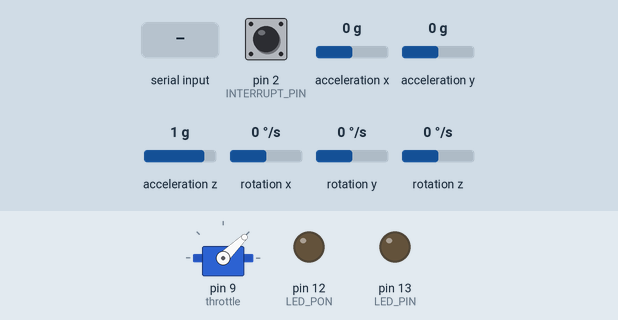
Recording of a sketch running on a simulated Arduino Uno, built with avr-gcc and run on an emulated ATmega328P. Parts: servo, output pins drawn as LEDs (lit = HIGH). Dashed ring = blinking. The inputs (shaded band) are chosen by the test bench; at power-on: acceleration x 0 g, acceleration z 1 g, pin 2 (INTERRUPT_PIN) LOW, acceleration y 0 g, rotation x 0 °/s, rotation y 0 °/s, rotation z 0 °/s. The sensor or clock chip raises its interrupt line as the real part does; what the sketch prints to the serial monitor is not drawn.

Above: at 1.7 s.
1.8 s: "1\n" received over Serial
At 2.5 s:
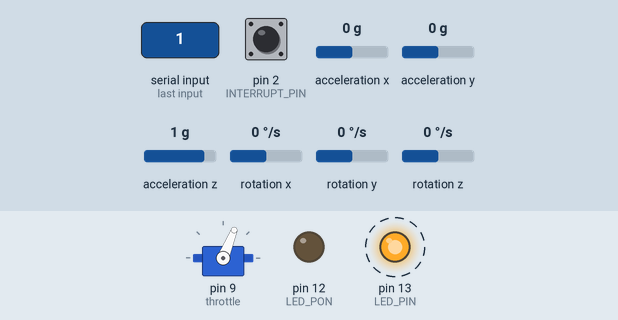
4.8 s: acceleration x set to -1.4 g
At 5.49 s:
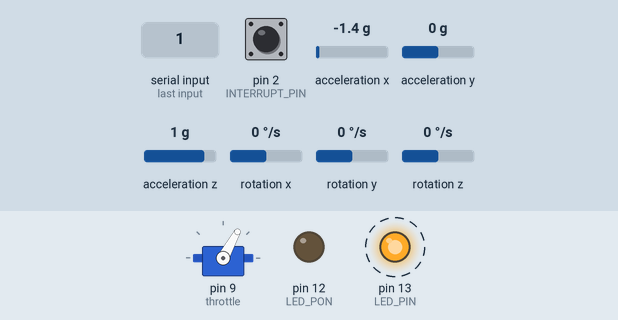
7.8 s: acceleration z set to 0 g
At 8.49 s:
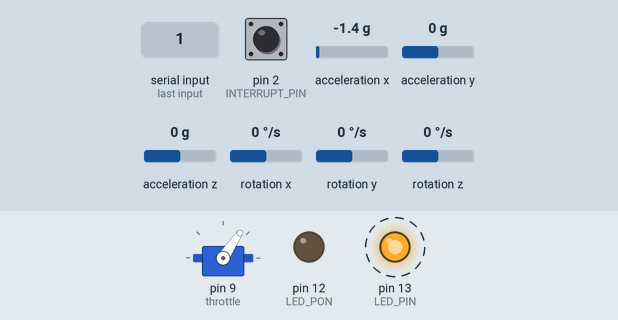
10.8 s: acceleration x set to 0.8 g
At 11.55 s:
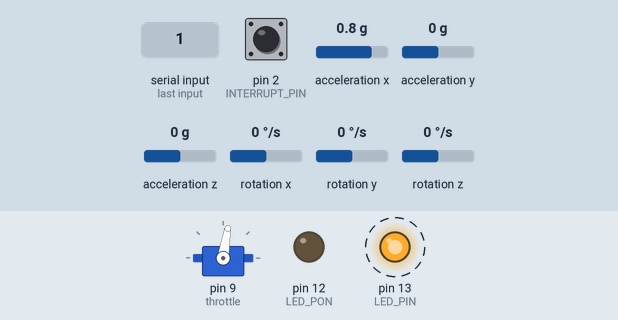
13.8 s: acceleration x set to -0.8 g
At 14.24 s:
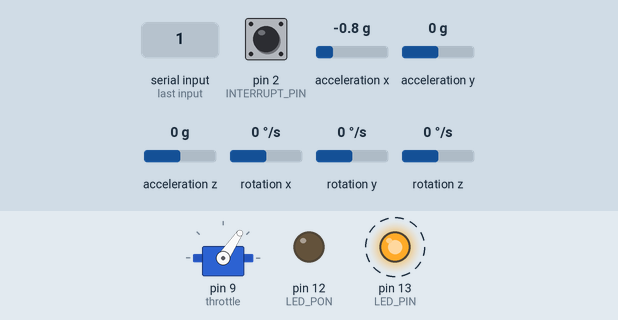
16.8 s: acceleration x set to 0 g
At 17.63 s:
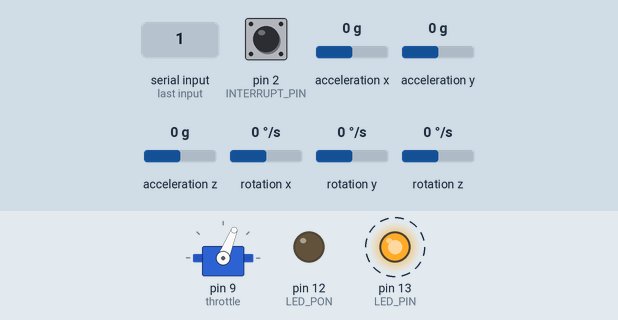
Timing chart, 0 to 20.8 s (numbered marks = the images above; inputs shaded):
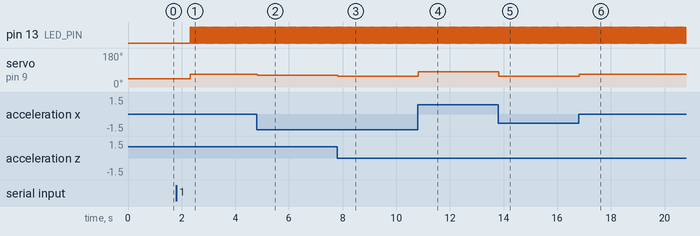

Measured:
- after the input at 1.8 s, pin 13 (LED_PIN): alternates HIGH for 0.01 s and LOW for 0.01 s, starting after 0.52 s; servo on pin 9 (throttle): 44° → 68° after 0.51 s
- after the input at 4.8 s, servo on pin 9 (throttle): 68° → 61° at once
- after the input at 7.8 s, servo on pin 9 (throttle): 61° → 56° at once
- after the input at 10.8 s, servo on pin 9 (throttle): 56° → 81° at once
- after the input at 13.8 s, servo on pin 9 (throttle): 81° → 56° at once
- after the input at 16.8 s, servo on pin 9 (throttle): 56° → 68° at once

The sketch:

R3.2.20gyro_moter_control.ino
```cpp
// I2Cdev and MPU6050 must be installed as libraries, or else the .cpp/.h files
// for both classes must be in the include path of your project
#include "I2Cdev.h"

#include "MPU6050_6Axis_MotionApps20.h"
//#include "MPU6050.h" // not necessary if using MotionApps include file

// Arduino Wire library is required if I2Cdev I2CDEV_ARDUINO_WIRE implementation
// is used in I2Cdev.h
#if I2CDEV_IMPLEMENTATION == I2CDEV_ARDUINO_WIRE
    #include "Wire.h"
#endif

// class default I2C address is 0x68
// specific I2C addresses may be passed as a parameter here
// AD0 low = 0x68 (default for SparkFun breakout and InvenSense evaluation board)
// AD0 high = 0x69
MPU6050 mpu;
//MPU6050 mpu(0x69); // <-- use for AD0 high


// uncomment "OUTPUT_READABLE_QUATERNION" if you want to see the actual
// quaternion components in a [w, x, y, z] format (not best for parsing
// on a remote host such as Processing or something though)
//#define OUTPUT_READABLE_QUATERNION

// uncomment "OUTPUT_READABLE_EULER" if you want to see Euler angles
// (in degrees) calculated from the quaternions coming from the FIFO.
// Note that Euler angles suffer from gimbal lock (for more info, see
// http://en.wikipedia.org/wiki/Gimbal_lock)
//#define OUTPUT_READABLE_EULER

// uncomment "OUTPUT_READABLE_YAWPITCHROLL" if you want to see the yaw/
// pitch/roll angles (in degrees) calculated from the quaternions coming
// from the FIFO. Note this also requires gravity vector calculations.
// Also note that yaw/pitch/roll angles suffer from gimbal lock (for
// more info, see: http://en.wikipedia.org/wiki/Gimbal_lock)
#define OUTPUT_READABLE_YAWPITCHROLL

// uncomment "OUTPUT_READABLE_REALACCEL" if you want to see acceleration
// components with gravity removed. This acceleration reference frame is
// not compensated for orientation, so +X is always +X according to the
// sensor, just without the effects of gravity. If you want acceleration
// compensated for orientation, us OUTPUT_READABLE_WORLDACCEL instead.
//#define OUTPUT_READABLE_REALACCEL

// uncomment "OUTPUT_READABLE_WORLDACCEL" if you want to see acceleration
// components with gravity removed and adjusted for the world frame of
// reference (yaw is relative to initial orientation, since no magnetometer
// is present in this case). Could be quite handy in some cases.
//#define OUTPUT_READABLE_WORLDACCEL

// uncomment "OUTPUT_TEAPOT" if you want output that matches the
// format used for the InvenSense teapot demo
//#define OUTPUT_TEAPOT


#define INTERRUPT_PIN 2  // use pin 2 on Arduino Uno & most boards
#define LED_PIN 13 // (Arduino is 13, Teensy is 11, Teensy++ is 6)
#define LED_PON 12
bool blinkState = false;

// MPU control/status vars
bool dmpReady = false;  // set true if DMP init was successful
uint8_t mpuIntStatus;   // holds actual interrupt status byte from MPU
uint8_t devStatus;      // return status after each device operation (0 = success, !0 = error)
uint16_t packetSize;    // expected DMP packet size (default is 42 bytes)
uint16_t fifoCount;     // count of all bytes currently in FIFO
uint8_t fifoBuffer[64]; // FIFO storage buffer

// orientation/motion vars
Quaternion q;           // [w, x, y, z]         quaternion container
VectorInt16 aa;         // [x, y, z]            accel sensor measurements
VectorInt16 aaReal;     // [x, y, z]            gravity-free accel sensor measurements
VectorInt16 aaWorld;    // [x, y, z]            world-frame accel sensor measurements
VectorFloat gravity;    // [x, y, z]            gravity vector
float euler[3];         // [psi, theta, phi]    Euler angle container
float ypr[3];           // [yaw, pitch, roll]   yaw/pitch/roll container and gravity vector

// packet structure for InvenSense teapot demo
uint8_t teapotPacket[14] = { '$', 0x02, 0,0, 0,0, 0,0, 0,0, 0x00, 0x00, '\r', '\n' };


// ================================================================
// ===               INTERRUPT DETECTION ROUTINE                ===
// ================================================================

volatile bool mpuInterrupt = false;     // indicates whether MPU interrupt pin has gone high
void dmpDataReady() {
    mpuInterrupt = true;
}

#include <Servo.h>
const int throttle_set = 2000;//最大回転数時のPWM幅
const int throttle_low = 1000;//ESCの最小のPWM幅（800us以上じゃないと認識しない）
Servo throttle;
int level;

// ================================================================
// ===                      INITIAL SETUP                       ===
// ================================================================


void setup() {

  //モーターのセットアップ
  throttle.attach(9);//arduinoの9番ピンに接続

  level = throttle_low;//スロットルを最小に設定
  throttle.writeMicroseconds(level);//PWMを初期化
  delay(800);//ESCの初期化(500ms以下だと初期化できない)


    // join I2C bus (I2Cdev library doesn't do this automatically)
    #if I2CDEV_IMPLEMENTATION == I2CDEV_ARDUINO_WIRE
        Wire.begin();
        Wire.setClock(400000); // 400kHz I2C clock. Comment this line if having compilation difficulties
    #elif I2CDEV_IMPLEMENTATION == I2CDEV_BUILTIN_FASTWIRE
        Fastwire::setup(400, true);
    #endif

    // initialize serial communication
    // (115200 chosen because it is required for Teapot Demo output, but it's
    // really up to you depending on your project)
    Serial.begin(115200);
    while (!Serial); // wait for Leonardo enumeration, others continue immediately

    // NOTE: 8MHz or slower host processors, like the Teensy @ 3.3V or Arduino
    // Pro Mini running at 3.3V, cannot handle this baud rate reliably due to
    // the baud timing being too misaligned with processor ticks. You must use
    // 38400 or slower in these cases, or use some kind of external separate
    // crystal solution for the UART timer.

    // initialize device
    Serial.println(F("Initializing I2C devices..."));
    mpu.initialize();
    pinMode(INTERRUPT_PIN, INPUT);

    // verify connection
    Serial.println(F("Testing device connections..."));
    Serial.println(mpu.testConnection() ? F("MPU6050 connection successful") : F("MPU6050 connection failed"));

    // wait for ready
    Serial.println(F("\nSend any character to begin DMP programming and demo: "));
    while (Serial.available() && Serial.read()); // empty buffer
    while (!Serial.available());                 // wait for data
    while (Serial.available() && Serial.read()); // empty buffer again

    // load and configure the DMP
    Serial.println(F("Initializing DMP..."));
    devStatus = mpu.dmpInitialize();

    // supply your own gyro offsets here, scaled for min sensitivity
    mpu.setXGyroOffset(220);
    mpu.setYGyroOffset(76);
    mpu.setZGyroOffset(-85);
    mpu.setZAccelOffset(1788); // 1688 factory default for my test chip

    // make sure it worked (returns 0 if so)
    if (devStatus == 0) {
        // Calibration Time: generate offsets and calibrate our MPU6050
        mpu.CalibrateAccel(6);
        mpu.CalibrateGyro(6);
        mpu.PrintActiveOffsets();
        // turn on the DMP, now that it's ready
        Serial.println(F("Enabling DMP..."));
        mpu.setDMPEnabled(true);

        // enable Arduino interrupt detection
        Serial.print(F("Enabling interrupt detection (Arduino external interrupt "));
        Serial.print(digitalPinToInterrupt(INTERRUPT_PIN));
        Serial.println(F(")..."));
        attachInterrupt(digitalPinToInterrupt(INTERRUPT_PIN), dmpDataReady, RISING);
        mpuIntStatus = mpu.getIntStatus();

        // set our DMP Ready flag so the main loop() function knows it's okay to use it
        Serial.println(F("DMP ready! Waiting for first interrupt..."));
        dmpReady = true;

        // get expected DMP packet size for later comparison
        packetSize = mpu.dmpGetFIFOPacketSize();
    } else {
        // ERROR!
        // 1 = initial memory load failed
        // 2 = DMP configuration updates failed
        // (if it's going to break, usually the code will be 1)
        Serial.print(F("DMP Initialization failed (code "));
        Serial.print(devStatus);
        Serial.println(F(")"));
    }

    // configure LED for output
    pinMode(LED_PIN, OUTPUT);
    pinMode(LED_PON, OUTPUT);
}


// ================================================================
// ===                    MAIN PROGRAM LOOP                     ===
// ================================================================

void loop() {
    // if programming failed, don't try to do anything
    if (!dmpReady) return;
    // read a packet from FIFO
    if (mpu.dmpGetCurrentFIFOPacket(fifoBuffer)) { // Get the Latest packet
        #ifdef OUTPUT_READABLE_QUATERNION
            // display quaternion values in easy matrix form: w x y z
            mpu.dmpGetQuaternion(&q, fifoBuffer);
            Serial.print("quat\t");
            Serial.print(q.w);
            Serial.print("\t");
            Serial.print(q.x);
            Serial.print("\t");
            Serial.print(q.y);
            Serial.print("\t");
            Serial.println(q.z);
        #endif

        #ifdef OUTPUT_READABLE_EULER
            // display Euler angles in degrees
            mpu.dmpGetQuaternion(&q, fifoBuffer);
            mpu.dmpGetEuler(euler, &q);
            Serial.print("euler\t");
            Serial.print(euler[0] * 180/M_PI);
            Serial.print("\t");
            Serial.print(euler[1] * 180/M_PI);
            Serial.print("\t");
            Serial.println(euler[2] * 180/M_PI);
        #endif

        #ifdef OUTPUT_READABLE_YAWPITCHROLL
            // display Euler angles in degrees
            mpu.dmpGetQuaternion(&q, fifoBuffer);
            mpu.dmpGetGravity(&gravity, &q);
            mpu.dmpGetYawPitchRoll(ypr, &q, &gravity);
            Serial.print("pitch\t");
            int pitch = ypr[1] * 180/M_PI;
            Serial.print(pitch);
            Serial.println("\t");
            int val = map(pitch, -180, 180, 1000, 1500);
            Serial.println(val);
            throttle.writeMicroseconds(val);
            delay(5);

        #endif

        #ifdef OUTPUT_READABLE_REALACCEL
            // display real acceleration, adjusted to remove gravity
            mpu.dmpGetQuaternion(&q, fifoBuffer);
            mpu.dmpGetAccel(&aa, fifoBuffer);
            mpu.dmpGetGravity(&gravity, &q);
            mpu.dmpGetLinearAccel(&aaReal, &aa, &gravity);
            Serial.print("areal\t");
            Serial.print(aaReal.x);
            Serial.print("\t");
            Serial.print(aaReal.y);
            Serial.print("\t");
            Serial.println(aaReal.z);
        #endif

        #ifdef OUTPUT_READABLE_WORLDACCEL
            // display initial world-frame acceleration, adjusted to remove gravity
            // and rotated based on known orientation from quaternion
            mpu.dmpGetQuaternion(&q, fifoBuffer);
            mpu.dmpGetAccel(&aa, fifoBuffer);
            mpu.dmpGetGravity(&gravity, &q);
            mpu.dmpGetLinearAccel(&aaReal, &aa, &gravity);
            mpu.dmpGetLinearAccelInWorld(&aaWorld, &aaReal, &q);
            Serial.print("aworld\t");
            Serial.print(aaWorld.x);
            Serial.print("\t");
            Serial.print(aaWorld.y);
            Serial.print("\t");
            Serial.println(aaWorld.z);
        #endif

        #ifdef OUTPUT_TEAPOT
            // display quaternion values in InvenSense Teapot demo format:
            teapotPacket[2] = fifoBuffer[0];
            teapotPacket[3] = fifoBuffer[1];
            teapotPacket[4] = fifoBuffer[4];
            teapotPacket[5] = fifoBuffer[5];
            teapotPacket[6] = fifoBuffer[8];
            teapotPacket[7] = fifoBuffer[9];
            teapotPacket[8] = fifoBuffer[12];
            teapotPacket[9] = fifoBuffer[13];
            Serial.write(teapotPacket, 14);
            teapotPacket[11]++; // packetCount, loops at 0xFF on purpose
        #endif

        // blink LED to indicate activity
        blinkState = !blinkState;
        digitalWrite(LED_PIN, blinkState);
    }
}
```

brushless_soro_VR_control.ino
```cpp

```
